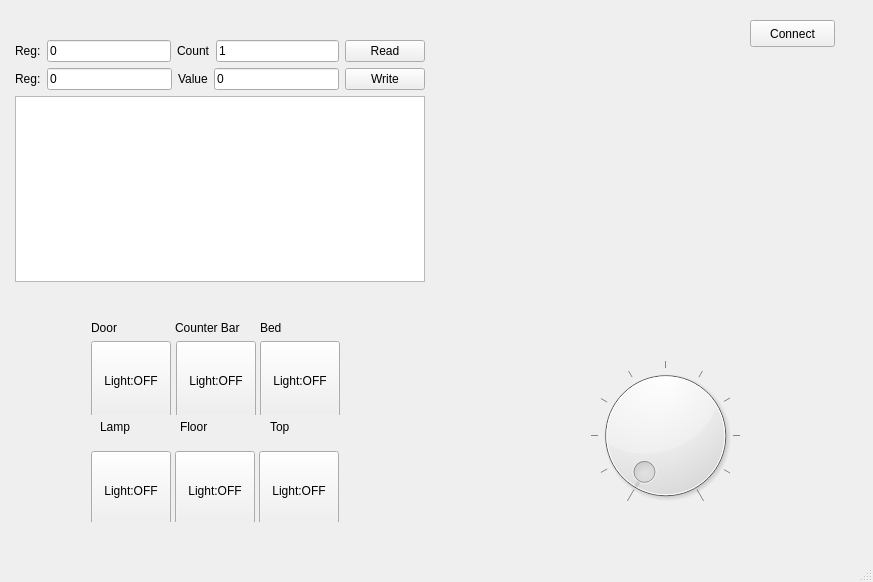
<?xml version="1.0" encoding="UTF-8"?>
<ui version="4.0">
 <class>MainWindow</class>
 <widget class="QMainWindow" name="MainWindow">
  <property name="geometry">
   <rect>
    <x>0</x>
    <y>0</y>
    <width>873</width>
    <height>582</height>
   </rect>
  </property>
  <property name="maximumSize">
   <size>
    <width>1000</width>
    <height>1000</height>
   </size>
  </property>
  <property name="windowTitle">
   <string>Test_RTU</string>
  </property>
  <property name="unifiedTitleAndToolBarOnMac">
   <bool>false</bool>
  </property>
  <widget class="QWidget" name="centralWidget">
   <widget class="QLabel" name="label_4">
    <property name="geometry">
     <rect>
      <x>100</x>
      <y>420</y>
      <width>58</width>
      <height>14</height>
     </rect>
    </property>
    <property name="text">
     <string>Lamp</string>
    </property>
   </widget>
   <widget class="QLabel" name="label_5">
    <property name="geometry">
     <rect>
      <x>270</x>
      <y>420</y>
      <width>58</width>
      <height>14</height>
     </rect>
    </property>
    <property name="text">
     <string>Top</string>
    </property>
   </widget>
   <widget class="QLabel" name="label_6">
    <property name="geometry">
     <rect>
      <x>180</x>
      <y>420</y>
      <width>58</width>
      <height>14</height>
     </rect>
    </property>
    <property name="text">
     <string>Floor</string>
    </property>
   </widget>
   <widget class="QDial" name="Temp_Change">
    <property name="geometry">
     <rect>
      <x>590</x>
      <y>360</y>
      <width>151</width>
      <height>151</height>
     </rect>
    </property>
    <property name="minimum">
     <number>20</number>
    </property>
    <property name="maximum">
     <number>30</number>
    </property>
    <property name="notchesVisible">
     <bool>true</bool>
    </property>
   </widget>
   <widget class="QWidget" name="">
    <property name="geometry">
     <rect>
      <x>4</x>
      <y>29</y>
      <width>432</width>
      <height>264</height>
     </rect>
    </property>
    <layout class="QVBoxLayout" name="verticalLayout">
     <item>
      <layout class="QVBoxLayout" name="verticalLayout_2">
       <item>
        <layout class="QHBoxLayout" name="horizontalLayout_3">
         <item>
          <widget class="QLabel" name="rd_reg_label">
           <property name="text">
            <string>Reg:</string>
           </property>
          </widget>
         </item>
         <item>
          <widget class="QLineEdit" name="rd_reg_line_edit">
           <property name="enabled">
            <bool>true</bool>
           </property>
           <property name="text">
            <string>0</string>
           </property>
          </widget>
         </item>
         <item>
          <widget class="QLabel" name="rd_count_label">
           <property name="text">
            <string>Count</string>
           </property>
          </widget>
         </item>
         <item>
          <widget class="QLineEdit" name="rd_count_line_edit">
           <property name="text">
            <string>1</string>
           </property>
          </widget>
         </item>
         <item>
          <widget class="QPushButton" name="rd_button">
           <property name="text">
            <string>Read</string>
           </property>
          </widget>
         </item>
        </layout>
       </item>
       <item>
        <layout class="QHBoxLayout" name="horizontalLayout_4">
         <item>
          <widget class="QLabel" name="wr_reg_label">
           <property name="text">
            <string>Reg:</string>
           </property>
          </widget>
         </item>
         <item>
          <widget class="QLineEdit" name="wr_reg_line_edit">
           <property name="text">
            <string>0</string>
           </property>
          </widget>
         </item>
         <item>
          <widget class="QLabel" name="wr_val_label">
           <property name="text">
            <string>Value</string>
           </property>
          </widget>
         </item>
         <item>
          <widget class="QLineEdit" name="wr_val_line_edit">
           <property name="text">
            <string>0</string>
           </property>
          </widget>
         </item>
         <item>
          <widget class="QPushButton" name="wr_button">
           <property name="text">
            <string>Write</string>
           </property>
          </widget>
         </item>
        </layout>
       </item>
      </layout>
     </item>
     <item>
      <widget class="QPlainTextEdit" name="log_plain_text_edit">
       <property name="minimumSize">
        <size>
         <width>0</width>
         <height>100</height>
        </size>
       </property>
      </widget>
     </item>
    </layout>
   </widget>
   <widget class="QPushButton" name="connect_button">
    <property name="geometry">
     <rect>
      <x>750</x>
      <y>20</y>
      <width>85</width>
      <height>27</height>
     </rect>
    </property>
    <property name="text">
     <string>Connect</string>
    </property>
   </widget>
   <widget class="QWidget" name="">
    <property name="geometry">
     <rect>
      <x>80</x>
      <y>440</y>
      <width>267</width>
      <height>82</height>
     </rect>
    </property>
    <layout class="QHBoxLayout" name="horizontalLayout_2">
     <item>
      <widget class="QPushButton" name="LightBTN4">
       <property name="minimumSize">
        <size>
         <width>80</width>
         <height>80</height>
        </size>
       </property>
       <property name="text">
        <string>Light:OFF</string>
       </property>
       <property name="checkable">
        <bool>true</bool>
       </property>
      </widget>
     </item>
     <item>
      <widget class="QPushButton" name="LightBTN5">
       <property name="minimumSize">
        <size>
         <width>80</width>
         <height>80</height>
        </size>
       </property>
       <property name="text">
        <string>Light:OFF</string>
       </property>
       <property name="checkable">
        <bool>true</bool>
       </property>
      </widget>
     </item>
     <item>
      <widget class="QPushButton" name="LightBTN6">
       <property name="minimumSize">
        <size>
         <width>80</width>
         <height>80</height>
        </size>
       </property>
       <property name="text">
        <string>Light:OFF</string>
       </property>
       <property name="checkable">
        <bool>true</bool>
       </property>
      </widget>
     </item>
    </layout>
   </widget>
   <widget class="QWidget" name="">
    <property name="geometry">
     <rect>
      <x>80</x>
      <y>310</y>
      <width>269</width>
      <height>105</height>
     </rect>
    </property>
    <layout class="QVBoxLayout" name="verticalLayout_3">
     <item>
      <layout class="QHBoxLayout" name="horizontalLayout_5">
       <item>
        <widget class="QLabel" name="label">
         <property name="text">
          <string>Door</string>
         </property>
        </widget>
       </item>
       <item>
        <widget class="QLabel" name="label_2">
         <property name="text">
          <string>Counter Bar</string>
         </property>
        </widget>
       </item>
       <item>
        <widget class="QLabel" name="label_3">
         <property name="text">
          <string>Bed</string>
         </property>
        </widget>
       </item>
      </layout>
     </item>
     <item>
      <layout class="QHBoxLayout" name="horizontalLayout">
       <item>
        <widget class="QPushButton" name="LightBTN">
         <property name="minimumSize">
          <size>
           <width>80</width>
           <height>80</height>
          </size>
         </property>
         <property name="text">
          <string>Light:OFF</string>
         </property>
         <property name="checkable">
          <bool>true</bool>
         </property>
        </widget>
       </item>
       <item>
        <widget class="QPushButton" name="LightBTN2">
         <property name="minimumSize">
          <size>
           <width>80</width>
           <height>80</height>
          </size>
         </property>
         <property name="text">
          <string>Light:OFF</string>
         </property>
         <property name="checkable">
          <bool>true</bool>
         </property>
        </widget>
       </item>
       <item>
        <widget class="QPushButton" name="LightBTN3">
         <property name="minimumSize">
          <size>
           <width>80</width>
           <height>80</height>
          </size>
         </property>
         <property name="text">
          <string>Light:OFF</string>
         </property>
         <property name="checkable">
          <bool>true</bool>
         </property>
        </widget>
       </item>
      </layout>
     </item>
    </layout>
   </widget>
  </widget>
  <widget class="QStatusBar" name="statusBar"/>
 </widget>
 <layoutdefault spacing="6" margin="11"/>
 <resources/>
 <connections/>
 <slots>
  <slot>connect()</slot>
 </slots>
</ui>
